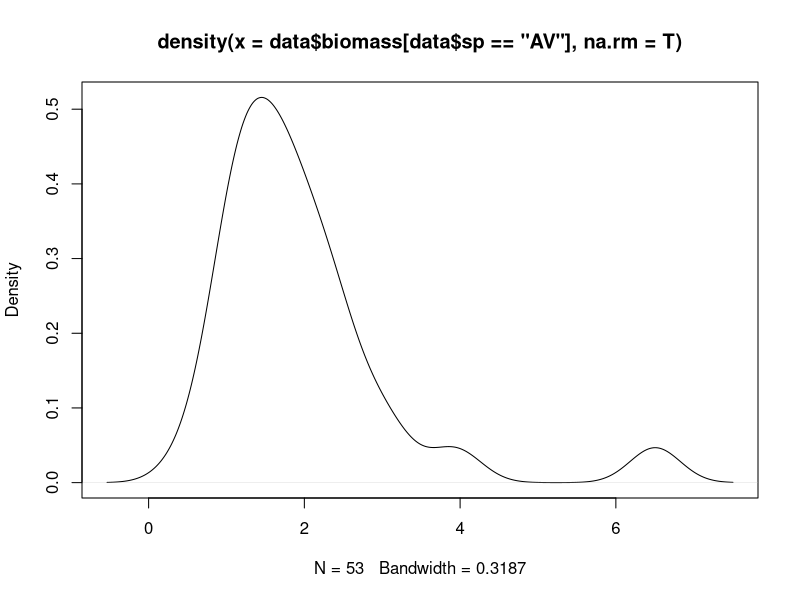
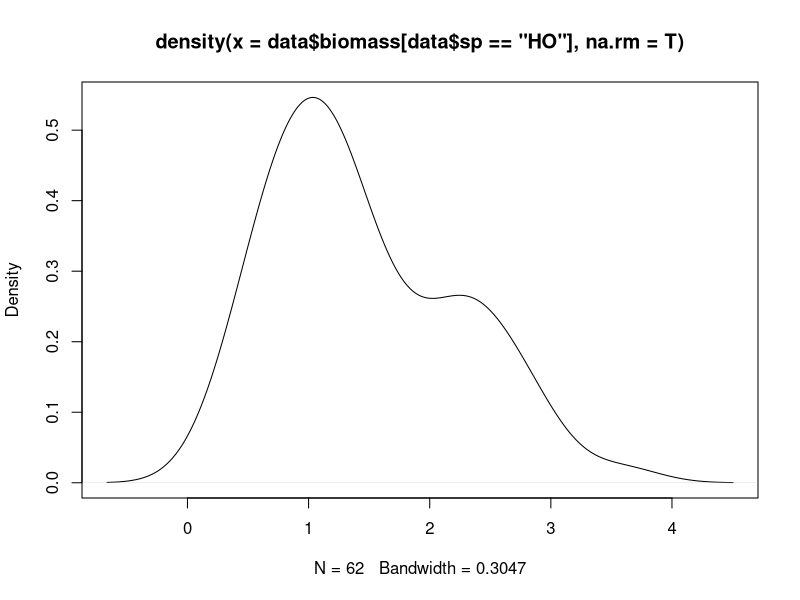
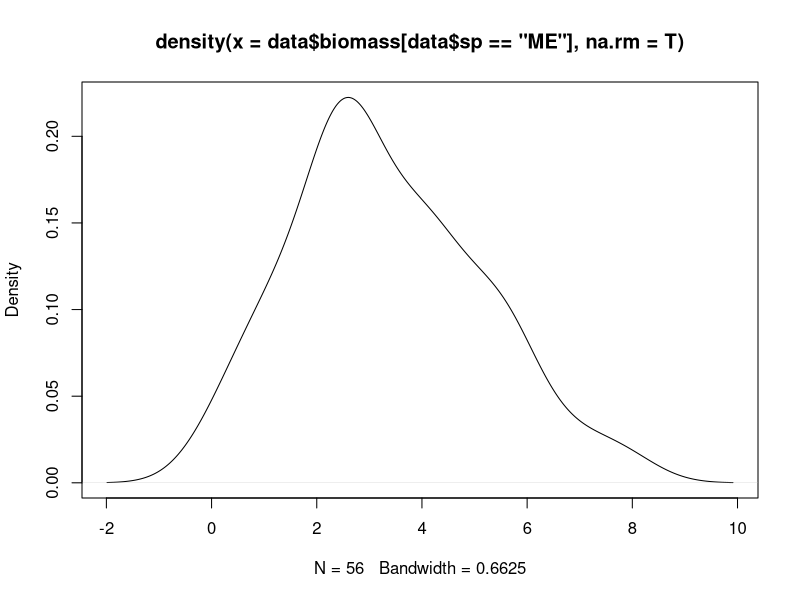
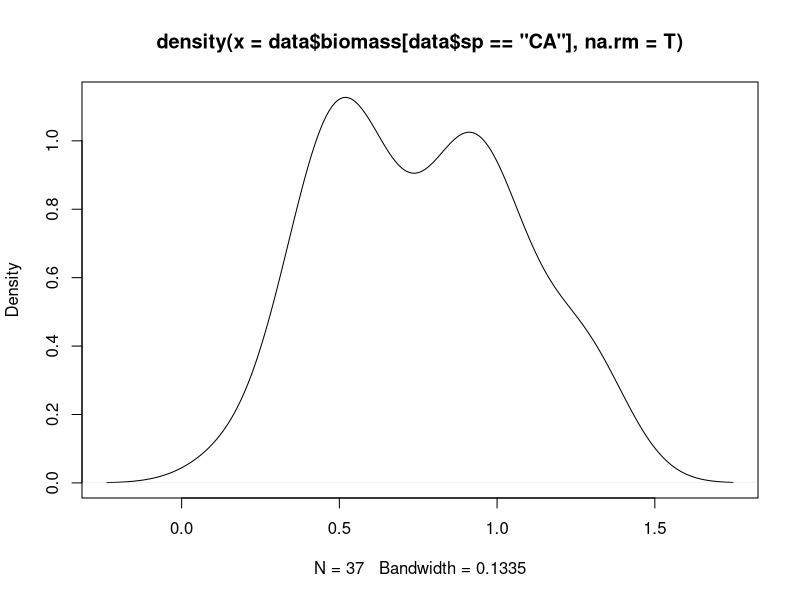
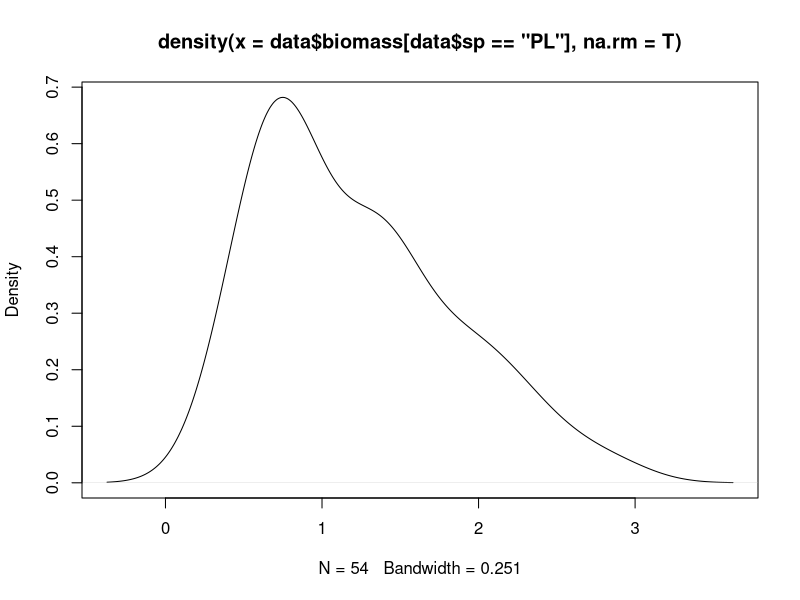

Generate these figures, in order, with R: (Note: this script raises an error after producing the figures.)
# En este script voy a actualizar la matriz de RASGOS incluyendo
# BIOMASA y WINRHIZO

# DATOS Y PAQUETES ----

library(tidyverse)
library(here)

# MATRIZ DE RASGOS
data <- read.table(here("rawdata/datos_sibecol_2025.csv"), header = TRUE, sep = ",")
# BIOMASA
biomasa_frozen <- read.table(here("rawdata/peso_seco_cosecha_congelada.csv"), header = TRUE, sep = ",")
biomasa_resto <- read.table(here("rawdata/pesos_muerta_semillas_resto_irga.csv"), header = TRUE, sep = ",")
# WINRHIZO
winrhizo <- read.table(here("rawdata/winrhizo.csv"), header = T, sep = ",")
raices_pesos_gabi <- read.table(here("rawdata/raices_pesos_gabi.csv"), header = T, sep = ",")

# BIOMASA ----

# Miramos que los ids estén igual escritos que en la matriz principal
setdiff(biomasa_resto$id, data$id)
setdiff(biomasa_frozen$id, data$id)

# Unimos los datos de pesos y los sumamos en una única variable "biomass"
biomass_data <- full_join(biomasa_frozen, biomasa_resto)
# Antes de unir vamos a asegurarnos de que no vayamos a tomar por biomasa total
# La biomasa de las semillas. Es decir, si no hubiese datos de muerta ni frozen,
# Descartaríamos esos datos.
which(is.na(biomass_data$frozen) & is.na(biomass_data$muerta))
# Hay un caso, pero el peso de restos no es descabellado así que lo dejamos
biomass_data <- biomass_data %>% 
  mutate(biomass = rowSums(.[,-1], na.rm = T)) %>%
           select(id, biomass)

# Miramos de nuevo que los nombres coincidan, y unimos con todos los datos
setdiff(biomass_data$id, data$id)
data <- full_join(data, biomass_data)

# Miramos la distribución de los datos de biomasa por especie
plot(density(data$biomass[data$sp == "AV"], na.rm = T))
plot(density(data$biomass[data$sp == "HO"], na.rm = T))
plot(density(data$biomass[data$sp == "ME"], na.rm = T))
plot(density(data$biomass[data$sp == "CA"], na.rm = T))
plot(density(data$biomass[data$sp == "PL"], na.rm = T))


# WINRHIZO ----

# Nos quedamos con las variables que nos interesan
winrhizo_selection <- winrhizo%>%
  select(c(RHIZO.2009, AvgDiam.mm., Length.cm., RootVolume.cm3.))%>%
  rename(full_id = RHIZO.2009)

# creamos full_id en la matriz de pesos de raíces
raices_selection <- raices_pesos_gabi %>%
  mutate(full_id = paste0(sp, id))

# Miramos que tengan los mismos ids
setdiff(winrhizo_selection$full_id, raices_selection$full_id)
setdiff(raices_selection$full_id, winrhizo_selection$full_id)

# Juntamos los datos de raíces en una matriz y calculamos RTD y SRL
roots <- full_join(winrhizo_selection, raices_selection)%>%
  mutate(RTD = paste0(peso_winrhizo/RootVolume.cm3.))%>% # g/cm3
  mutate(SRL = paste0(Length.cm./100*peso_winrhizo)) # cm/g salen números muy grandes, cambiamos a m/g que es más habitual
# Forzamos que RTD y SRL se traten como números
class(roots$RTD) <- "numeric"
class(roots$SRL) <- "numeric"

trait_data <- full_join(data, roots) %>%
  select(-c(full_id, peso_winrhizo, peso_resto, Length.cm., RootVolume.cm3., profundidad_sustrato))

write.table(trait_data, "trait_data.csv", row.names = F, sep = ",")

# VISUALIZAMOS LA DISTRIBUCIÓN DE LAS VARIABLES ----

# Identificar variables numéricas (numeric e integer)
numeric_vars <- names(trait_data)[sapply(trait_data, function(x) {
  is.numeric(x) || is.integer(x)
})]

sp <- c("AV", "HO", "PL", "CA", "ME")

par(mfrow = c(5,5))

# Loop para generar los gráficos de densidad
for (species in sp) {
  for (var in numeric_vars) {
    
    x <- na.omit(trait_data[[var]][trait_data$sp == species])
    
    if (length(x) >= 2 && length(unique(x)) > 1) {
      
      plot(
        density(x),
        main = paste(var, "-", species),
        xlab = paste0("N = ", length(x)) 
      )
      
    }
    
  }
}


# VISUALIZAMOS LA CORRELACIÓN DE LAS VARIABLES ----

library(corrplot)

trait_data <- trait_data%>%
  mutate(
    "Flowering period" =
      dias_fin_flor - dias_flor,
    "Fruiting period" =
      dias_fin_fruto - dias_fruto)%>%
  rename("Leaf number" = hojas, "Fruit number" = fruto, "Flower number" = flor, "Plant height" = altura,
         "Seed mass" = massseed, "Seeds/fruit" = seedfruto, "Leaf area" = area.m, 
         "Photosynthesis" = Photosyn, "Leaf phenolics" = fenoles, "PhiPSII" = PhiPS2,
         "Flowering onset" = dias_flor, "Fruiting onset" = dias_fruto, "Flowering end" = dias_fin_flor, "Fruiting end" = dias_fin_fruto,
         "Aboveground biomass" = biomass, "Root diameter" = AvgDiam.mm.,
         "Seed number" = seedtotal) %>%
  select("Plant height", "Aboveground biomass", "Leaf number", "Flower number", "Fruit number", "Seed number",
         "Seed mass", "Leaf area", "SLA", "LDMC", "Root diameter", "RTD", "SRL", "Photosynthesis",
         "Conductance", "PhiPSII", "Flowering onset", "Fruiting onset", "Flowering period", "Fruiting period", "Flowering end", "Fruiting end",
         "Leaf phenolics")

# Seleccionar variables numéricas
numeric_vars <- trait_data[, sapply(trait_data, is.numeric)]

# Calcular matriz de correlaciones
cor_matrix <- cor(numeric_vars, use = "pairwise.complete.obs",
                  method = "pearson")

# Correlograma
corrplot(
  cor_matrix,
  method = "color",
  type = "upper",
  col = colorRampPalette(c("red", "white", "blue"))(200),
  addCoef.col = "black",
  number.cex = 0.6,
  tl.col = "black",
  tl.srt = 45,
  diag = FALSE
)
